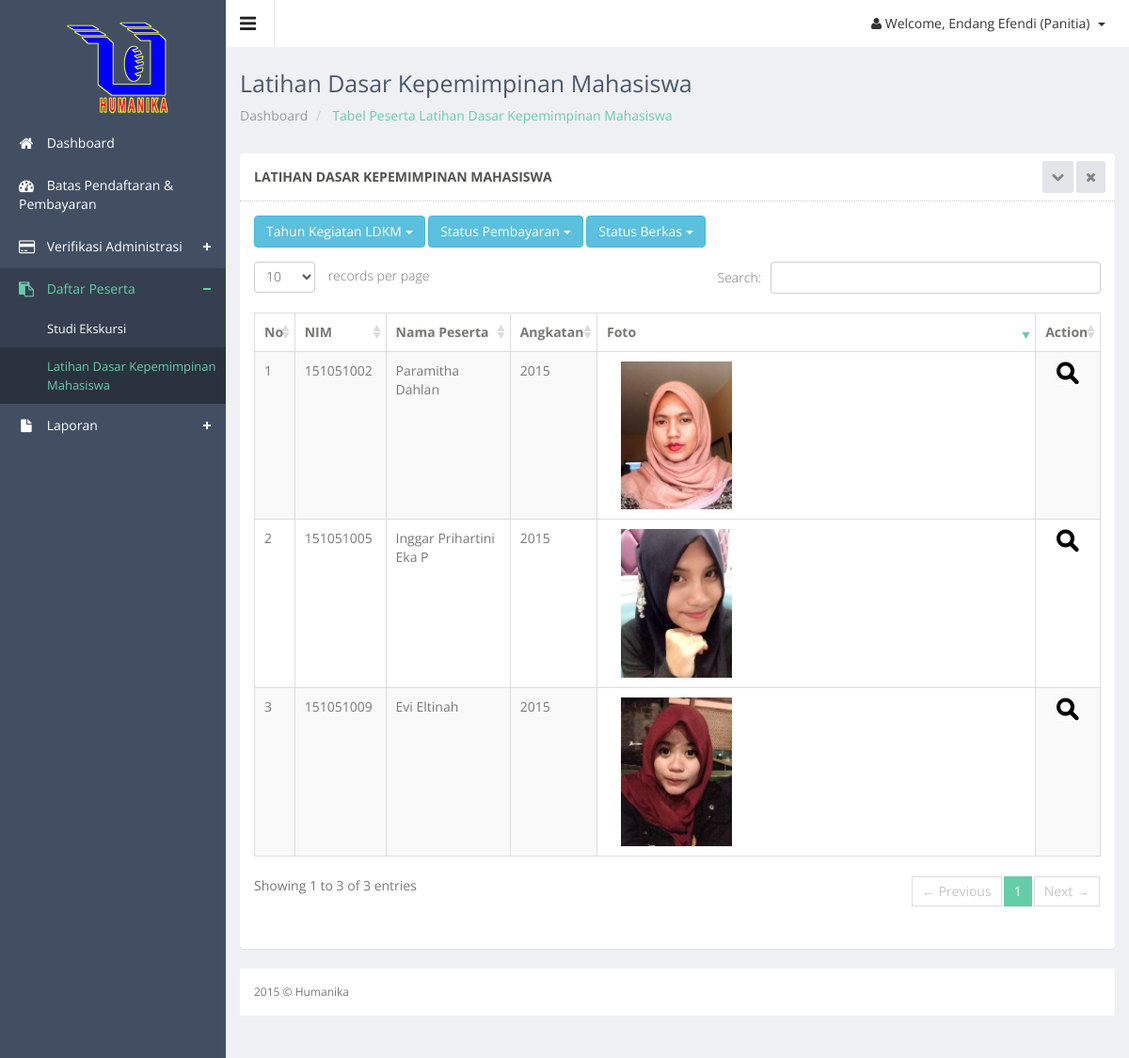
The page /panitia/ldkm_data.php (signed in) on the database its author committed.
### tables this page shows
CREATE TABLE IF NOT EXISTS `peserta` (
  `id_peserta` int(11) NOT NULL,
  `id_detail` int(11) NOT NULL,
  `nim` char(9) NOT NULL,
  `ukuran_kaos` varchar(2) NOT NULL,
  `penyakit_bawaan` text NOT NULL,
  `notelp` varchar(12) NOT NULL,
  `alamat` text NOT NULL,
  `ktm` varchar(50) NOT NULL,
  `nama_ktm` varchar(50) NOT NULL,
  `size_ktm` varchar(10) NOT NULL,
  `type_ktm` varchar(50) NOT NULL,
  `krs` varchar(50) NOT NULL,
  `nama_krs` varchar(50) NOT NULL,
  `size_krs` varchar(10) NOT NULL,
  `type_krs` varchar(50) NOT NULL,
  `foto` varchar(50) NOT NULL,
  `nama_foto` varchar(50) NOT NULL,
  `size_foto` varchar(10) NOT NULL,
  `type_foto` varchar(50) NOT NULL,
  `password` varchar(20) NOT NULL,
  `status_bayar` enum('Belum Lunas','Lunas') NOT NULL,
  `status_berkas` enum('Unvalid','Valid') NOT NULL,
  `keterangan` varchar(50) NOT NULL,
  `tgl_pendaftaran` date NOT NULL,
  PRIMARY KEY (`id_peserta`),
  KEY `id_detail` (`id_detail`),
  KEY `id_detail_2` (`id_detail`),
  KEY `nim` (`nim`)
);

CREATE TABLE IF NOT EXISTS `mahasiswa` (
  `nim` char(9) NOT NULL,
  `nama_mhs` varchar(50) NOT NULL,
  `alamat_asal` varchar(100) NOT NULL,
  `alamat_jogja` varchar(100) NOT NULL,
  `jk` varchar(1) NOT NULL,
  `email` varchar(50) NOT NULL,
  `no_telp` varchar(12) NOT NULL,
  `jurusan` varchar(20) NOT NULL,
  `tempat_lahir` varchar(50) NOT NULL,
  `tgl_lahir` date NOT NULL,
  `asal_sekolah` varchar(50) NOT NULL,
  `agama` varchar(50) NOT NULL,
  `goldar` varchar(2) NOT NULL,
  `angkatan` varchar(4) NOT NULL,
  PRIMARY KEY (`nim`)
);

### controller/koneksi.php (called while the page is built, shortened)
<?php
class Database {
    private static $dbName = 'humanika' ;
    private static $dbHost = 'localhost' ;
    private static $dbUsername = 'root';
    private static $dbUserPassword = 'rizalex';
    private static $con = null;
    public static function connect() {
        if ( null == self::$con ) {
            try {
                self::$con =  new PDO( "mysql:host=".self::$dbHost.";"."dbname=".self::$dbName,
                        self::$dbUsername, self::$dbUserPassword);
            }
            catch(PDOException $e) {
                die($e->getMessage());
            }
        }
        return self::$con;
    }
}
?>

### controller/peserta-control.php (called while the page is built, shortened)
<?php
include_once 'koneksi.php';
class PesertaController {
    private $koneksi;
    public function __construct() {
        $this->koneksi = Database::connect();
    }
	public function DaftarLDKM() {
        try {
            $sst = $this->koneksi->prepare("SELECT * FROM peserta join mahasiswa using(nim) natural join keg_jenis_detail natural join keg_jenis where ket='LDKM'");
            $sst->execute();
            return $r = $sst->fetchAll(PDO::FETCH_OBJ);
            $this->koneksi = Database::disconnect();
        } catch (PDOException $exc) {
            echo $exc->getMessage();
        }
    }
}
?>

### panitia/ldkm_data.php (the view, shortened to what this page needs)
<!DOCTYPE html>
<html lang="en">
<head>
  <link href="../js/advanced-datatable/css/demo_page.css" rel="stylesheet" />
  <link href="../js/advanced-datatable/css/demo_table.css" rel="stylesheet" />
  <link rel="stylesheet" href="../js/data-tables/DT_bootstrap.css" />
  <link href="../css/style.css" rel="stylesheet">
  <link href="../css/style-responsive.css" rel="stylesheet">
</head>
<body class="sticky-header">
<section>
    <div class="left-side sticky-left-side">
        <div class="logo">
            <a href="index.php"><img src="../images/logohm.png" alt=""></a>
        </div>
        <div class="left-side-inner">
            <ul class="nav nav-pills nav-stacked custom-nav">
                <li ><a href="index.php"><i class="fa fa-home"></i> <span>Dashboard</span></a></li>
				<li><a href="batas_pendaftaran.php"><i class="fa fa-dashboard"></i> <span>Batas Pendaftaran & Pembayaran</span></a></li>
				<li class="menu-list"><a href="#"><i class="fa fa-credit-card"></i> <span>Verifikasi Administrasi</span></a>
				</li>
				<li class="menu-list nav-active"><a href="#"><i class="fa fa-clipboard"></i> <span>Daftar Peserta</span></a>
					<ul class="sub-menu-list">
						<li><a href="se_data.php"> Studi Ekskursi</a></li>
						<li class="active"><a href="ldkm_data.php"> Latihan Dasar Kepemimpinan Mahasiswa</a></li>
					</ul>
				</li>
				<li class="menu-list"><a href="#"><i class="fa fa-file"></i> <span>Laporan</span></a>
				</li>
            </ul>
        </div>
    </div>
    <div class="main-content" >
        <div class="header-section">
        <a class="toggle-btn"><i class="fa fa-bars"></i></a>
        <div class="menu-right">
            <ul class="notification-menu">
                <li>
                    <a href="#" class="btn btn-default dropdown-toggle" data-toggle="dropdown">
                        <i class="fa fa-user"></i>
                        Welcome, <?php
                                echo $_SESSION['nm_usr_panitia'];
                            ?> (Panitia)
                        <span class="caret"></span>
                    </a>
                </li>
            </ul>
        </div>
        </div>
        <div class="page-heading">
            <h3>
                Latihan Dasar Kepemimpinan Mahasiswa
            </h3>
            <ul class="breadcrumb">
                <li>
                    <a href="index.php"> Dashboard</a>
                </li>
                <li class="active"> Tabel Peserta Latihan Dasar Kepemimpinan Mahasiswa</li>
            </ul>
        </div>
        <div class="wrapper">
        <div class="row">
        <div class="col-sm-12">
        <section class="panel">
        <header class="panel-heading">
            Latihan Dasar Kepemimpinan Mahasiswa
            <span class="tools pull-right">
                <a href="javascript:;" class="fa fa-chevron-down"></a>
                <a href="javascript:;" class="fa fa-times"></a>
             </span>
        </header>
        <div class="panel-body">
		<div class="btn-group">
            <button data-toggle="dropdown" class="btn btn-info dropdown-toggle" type="button">Tahun Kegiatan LDKM <span class="caret"></span></button>
        </div>
		<div class="btn-group">
            <button data-toggle="dropdown" class="btn btn-info dropdown-toggle" type="button">Status Pembayaran <span class="caret"></span></button>
        </div>
		<div class="btn-group">
            <button data-toggle="dropdown" class="btn btn-info dropdown-toggle" type="button">Status Berkas <span class="caret"></span></button>
        </div>
        <div class="adv-table">
        <table  class="display table table-bordered table-striped" id="dynamic-table">
        <thead>
        <tr>
            <th>No</th>
            <th>NIM</th>
			<th>Nama Peserta</th>
			<th>Angkatan</th>
			<th>Foto</th>
            <th class="center hidden-phone">Action</th>
        </tr>
        </thead>
		<?php
			include_once '../controller/peserta-control.php';
			$client = new PesertaController();
			$hasil = $client->DaftarLDKM();
			$no=1;
		?>
        <tbody>
		 <?php
        foreach($hasil as $dat){
        echo "
        <tr class='gradeX'>
            <td>".$no++."</td>
			<td>$dat->nim</td>
			<td>$dat->nama_mhs</td>
			<td>$dat->angkatan</td>
			<td><div class='col-md-4'><div class='blog-img-sm'><img src='../file/peserta/foto/$dat->nama_foto' title='$dat->nama_foto'></div></div></td>
            <td class='center hidden-phone'>
				<a href='ldkm_peserta_detail.php?id=$dat->id_peserta'><img src='../images/detail.gif' ></a></td>
        </tr>";
		}?>
        </tbody>
        </table>
        </div>
        </div>
        </section>
        </div>
        </div>
        <footer>
            2015 &copy; Humanika
        </footer>
    </div>
</section>
</body>
</html>

### js/advanced-datatable/css/demo_table.css (style rules this page uses)
table.display { margin: 0 auto; clear: both; width: 100%; }
table.display thead th { padding: 3px 18px 3px 10px; border-bottom: 1px solid black; font-weight: bold; cursor: pointer; * cursor: hand; }
table.display td { padding: 3px 10px; }
table.display td.center { text-align: center; }
.sorting_desc { background: url('../images/sort_desc.png') no-repeat center right; }
.sorting { background: url('../images/sort_both.png') no-repeat center right; }
table.display tr.odd.gradeX { background-color: #ffdddd; }
table.display tr.even.gradeX { background-color: #ffeeee; }
tr.odd { background-color: #E2E4FF; }
tr.even { background-color: white; }
tr.odd td.sorting_1 { background-color: #D3D6FF; }
tr.even td.sorting_1 { background-color: #EAEBFF; }
tr.odd.gradeX td.sorting_1 { background-color: #ffc4c4; }
tr.even.gradeX td.sorting_1 { background-color: #ffd5d5; }
table.display tr.gradeX { background-color: #ffdddd; }

### rows shown on the page
peserta: nim "151051002", nim.nama_mhs "Paramitha Dahlan", nim.angkatan "2015", nama_foto (picture)
peserta: nim "151051005", nim.nama_mhs "Inggar Prihartini Eka P", nim.angkatan "2015", nama_foto (picture)
peserta: nim "151051009", nim.nama_mhs "Evi Eltinah", nim.angkatan "2015", nama_foto (picture)

### other values the page prints
$_SESSION['nm_usr_panitia'] "Endang Efendi"
